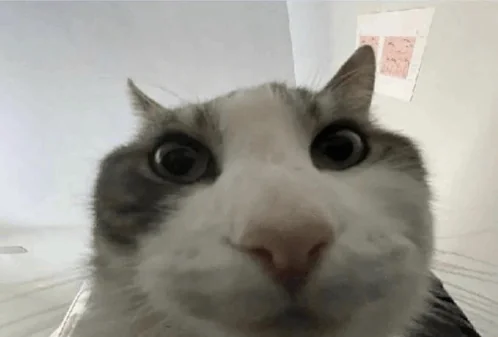
#> input picture source/assets/wallpapers/wallpaper.webp, 498 x 337 px
$ python convert_wallpaper.py wallpaper.webp out.png
#> lines starting #> are read from the running program, lines starting #| are printed output that depends on the picture
#!/usr/bin/env python3
"""
convert_wallpaper.py — Cupcake custom wallpaper converter

Resizes/crops any image to a target panel resolution and writes a raw
RGB565 pixel file. Copy the output onto the device's SD card under
/wallpapers/, then pick it in Settings -> Wallpaper.

This does NOT get compiled into firmware or go through convert_icons.py's
pipeline — Cupcake loads it at runtime straight off the SD card via
fopen/fread, so there's no C-array step and no rebuild needed to add or
change a wallpaper.

Usage:
  python3 convert_wallpaper.py photo.jpg beach.rgb565
  python3 convert_wallpaper.py photo.jpg beach.rgb565 --width 320 --height 240
  python3 convert_wallpaper.py photo.jpg beach.rgb565 --swap   # for boards
                                                                # with CONFIG_LV_COLOR_16_SWAP=y

Dependencies: Pillow
  pip3 install Pillow
"""

import argparse
import struct
import sys

from PIL import Image, ImageOps


def to_rgb565(in_path, width, height, swap):
    """Resize/crop to the panel and return raw RGB565 bytes."""
#> called with in_path = 'wallpaper.webp', width = 320, height = 240, swap = False
    img = Image.open(in_path).convert("RGB")
#> img is the input picture: PIL image 498x337 RGB; mean R, G, B 152.3, 150.3, 142.8
    img = ImageOps.fit(img, (width, height), Image.LANCZOS)
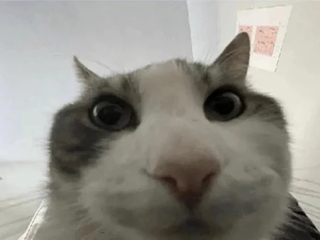
#> img: PIL image 320x240 RGB; mean R, G, B 146.9, 144.8, 137

    out = bytearray(width * height * 2)
    pixels = img.load()
    i = 0
    for y in range(height):
        for x in range(width):
            r, g, b = pixels[x, y]
            rgb565 = ((r >> 3) << 11) | ((g >> 2) << 5) | (b >> 3)
            if swap:
                out[i]     = (rgb565 >> 8) & 0xFF
                out[i + 1] = rgb565 & 0xFF
            else:
                out[i]     = rgb565 & 0xFF
                out[i + 1] = (rgb565 >> 8) & 0xFF
            i += 2
#> after the loop, i = 153600
    return out


def convert(in_path, out_path, width, height, swap):
    out = to_rgb565(in_path, width, height, swap)
    with open(out_path, "wb") as f:
        f.write(out)

    print(f"wrote {out_path}  ({width}x{height}, {len(out)} bytes, "
          f"{'swapped' if swap else 'native'} byte order)")
#| wrote out.png  (320x240, 153600 bytes, native byte order)
    print(f"copy this file to the SD card's /wallpapers/ folder, then pick it "
          f"in Settings -> Wallpaper on the device.")


# [59 lines left out: function convert_c, not called in this run]


def main():
    parser = argparse.ArgumentParser(
        prog="convert_wallpaper",
        description="Convert an image to a raw RGB565 wallpaper file for Cupcake",
    )
    parser.add_argument("input", help="source image (jpg/png/etc)")
    parser.add_argument("output", help="output .rgb565 file")
    parser.add_argument("--width", type=int, default=320, help="panel width (default 320)")
    parser.add_argument("--height", type=int, default=240, help="panel height (default 240)")
    parser.add_argument("--swap", action="store_true",
                         help="byte-swap each pixel — needed on boards built with "
                              "CONFIG_LV_COLOR_16_SWAP=y (check the device's "
                              "generated sdkconfig; if the symbol is absent, "
                              "swap is OFF and you must not pass this)")
    parser.add_argument("--c-array", action="store_true",
                         help="emit an LVGL lv_img_dsc_t .c file compiled into "
                              "firmware, instead of a raw .rgb565 for SD/SPIFFS")
    parser.add_argument("--symbol", default="purr_wallpaper",
                         help="C symbol name for --c-array (default purr_wallpaper)")
    args = parser.parse_args()

    try:
        if args.c_array:
            convert_c(args.input, args.output, args.width, args.height,
                      args.swap, args.symbol)
        else:
            convert(args.input, args.output, args.width, args.height, args.swap)
    except FileNotFoundError:
        print(f"error: could not open '{args.input}'", file=sys.stderr)
        sys.exit(1)


if __name__ == "__main__":
    main()
